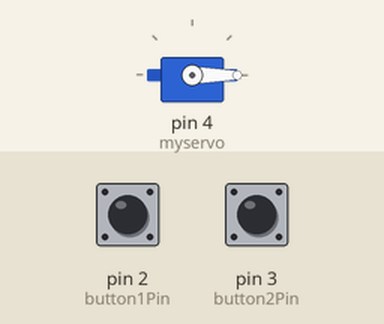
The sketch below on a simulated Arduino Uno, built with avr-gcc and run on an emulated ATmega328P. Parts: servo. The test bench sets the inputs (shaded band); at power-on: pin 2 (button1Pin) LOW, pin 3 (button2Pin) LOW.

Above: at 1.2 s.
1.3 s: pin 2 (button1Pin) pulled HIGH for 3.2 s
At 1.7 s:
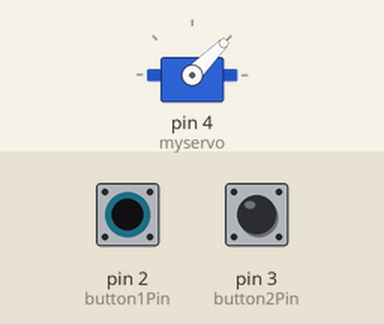
6.0 s: pin 2 (button1Pin) pulled HIGH for 0.15 s
At 6.5 s:
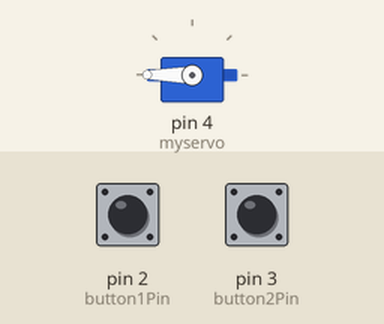
7.6 s: pin 3 (button2Pin) pulled HIGH for 0.15 s
At 8.8 s:
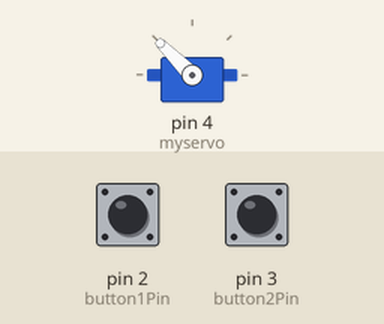
9.2 s: pin 3 (button2Pin) pulled HIGH for 1 s
At 10.1 s:
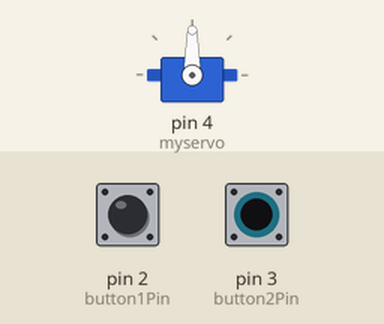
Timing chart, 0 to 12.2 s (numbered marks = the images above; inputs shaded):
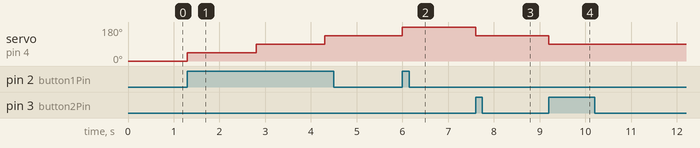

Measured:
- after the input at 1.3 s, servo on pin 4 (myservo): 0° → 45° at once, → 90° 1.5 s later, → 135° 1.5 s later
- after the input at 6.0 s, servo on pin 4 (myservo): 135° → 180° at once
- after the input at 7.6 s, servo on pin 4 (myservo): 180° → 135° at once
- after the input at 9.2 s, servo on pin 4 (myservo): 135° → 90° at once

The sketch:

Challenge_2.ino
```cpp
//Name: Alex Dorodko
//Date: 04/DEC/2020
//Purpose: This program rotates the rotor depending on which button you press

#include <Servo.h>
Servo myservo;
int val;

int degrees = 0;

int button1Pin = 2;
int button2Pin = 3;

void setup()
{
  myservo.attach(4);
  Serial.begin(9600);
  myservo.write(0);
}

void loop()
{
    if (digitalRead(button1Pin) == HIGH && degrees < 180)
    {
        degrees += 45;
        myservo.write(degrees);
        delay(1500);
    }

    else if (digitalRead(button2Pin) == HIGH && degrees > 0)
    {
        degrees -= 45;
        myservo.write(degrees);
        delay(1500);
    }
}
```
